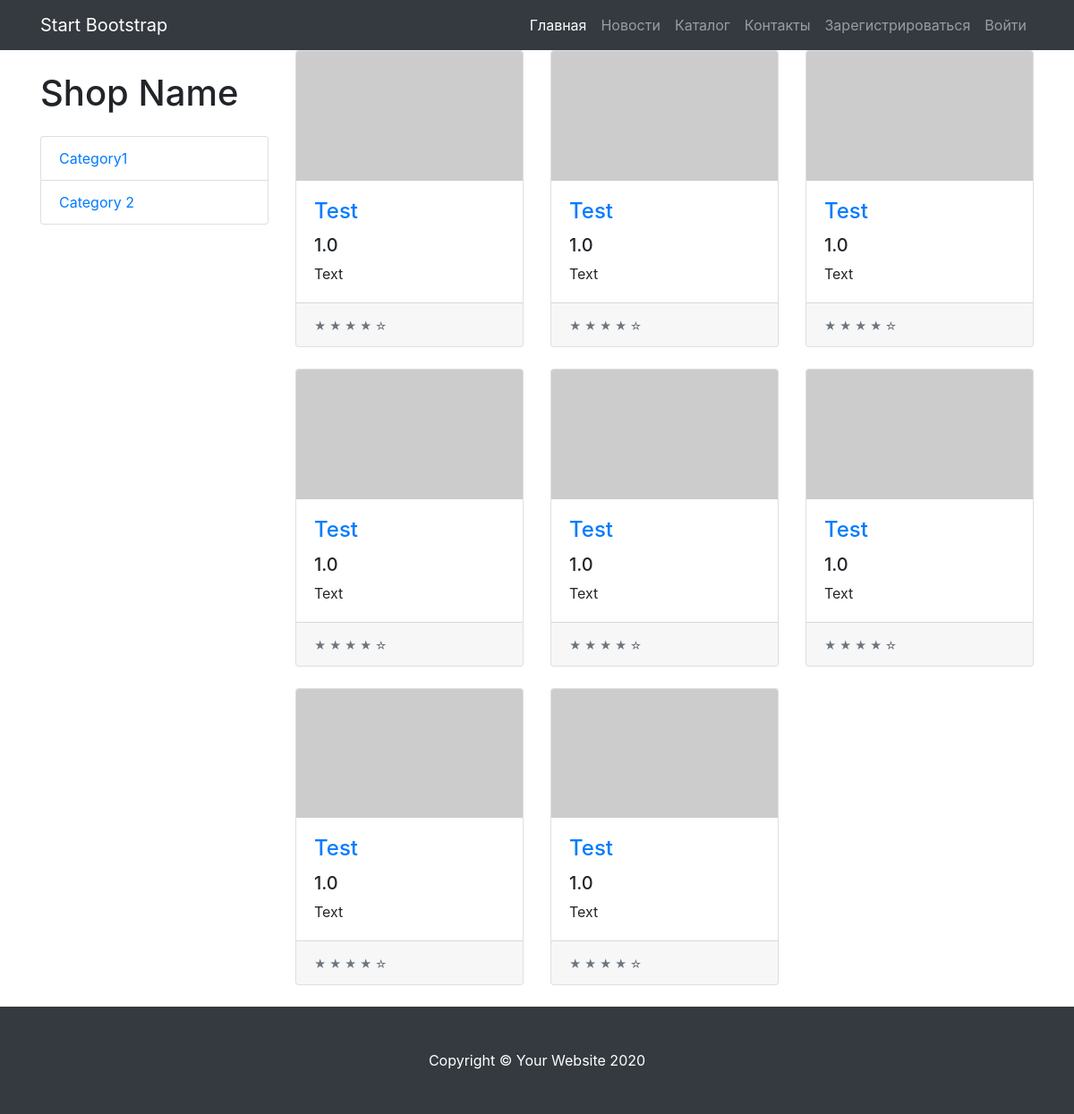
/products, run on an earlier commit of the app's database.
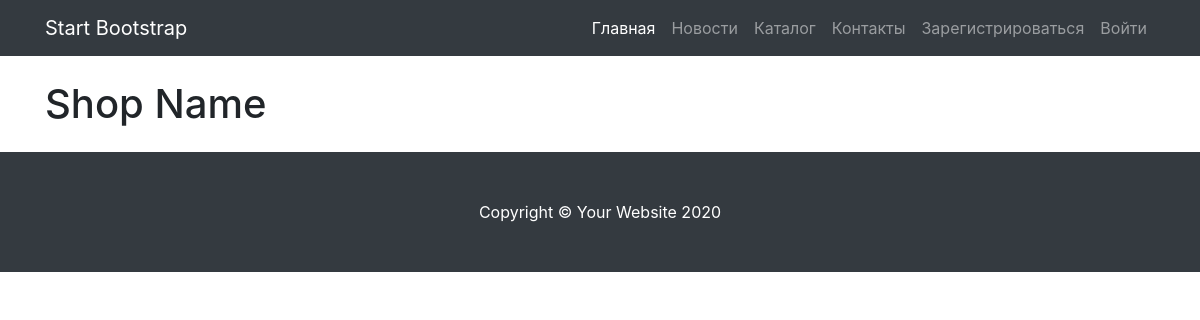
And on a later commit of the database.
### data/categories.py (models this page shows)
class Categories(SqlAlchemyBase):
    __tablename__ = 'categories'
    id = sqlalchemy.Column(sqlalchemy.Integer, primary_key=True, autoincrement=True)
    title = sqlalchemy.Column(sqlalchemy.String, nullable=True)
    content = sqlalchemy.Column(sqlalchemy.String, nullable=True)
    products = orm.relation("ProductCategories", back_populates="category")

### data/product.py (models this page shows, shortened)
class Product(SqlAlchemyBase):
    __tablename__ = 'products'
    id = sqlalchemy.Column(sqlalchemy.Integer, primary_key=True, autoincrement=True)
    title = sqlalchemy.Column(sqlalchemy.String, nullable=True)
    photo_1 = sqlalchemy.Column(sqlalchemy.String, nullable=True)
    photo_2 = sqlalchemy.Column(sqlalchemy.String, nullable=True)
    photo_3 = sqlalchemy.Column(sqlalchemy.String, nullable=True)
    descript = sqlalchemy.Column(sqlalchemy.String, nullable=True)
    price = sqlalchemy.Column(sqlalchemy.Float, nullable=False)
    content = sqlalchemy.Column(sqlalchemy.String, nullable=True)
    rating = sqlalchemy.Column(sqlalchemy.Float, default= 0, nullable=False)
    created_date = sqlalchemy.Column(sqlalchemy.DateTime,
                                     default=datetime.datetime.now)
    categories = orm.relation("ProductCategories", back_populates="product")

### main.py (the view, shortened to what this page needs)
@app.route('/products')
def product():
    category = request.args.get("category", None)
    db_sess = db_session.create_session()
    cat = db_sess.query(Categories)
    if not category:
        data = db_sess.query(Product)
        return render_template("product.html",
                               products=data,
                               categories=cat,
                               title="Товары")

### data/db_session.py (called while the page is built)
def create_session() -> Session:
    global __factory
    return __factory()

### templates/product.html
{% extends "base.html" %}
{% block content %}
<div class="row">
      <div class="col-lg-3">
        <h1 class="my-4">Shop Name</h1>
        <div class="list-group">
            {% for cat in categories %}
          <a href="./products?category={{cat.id}}" class="list-group-item">{{cat.title}}</a>
            {% endfor %}
        </div>
      </div>
      <div class="col-lg-9">
          <div class="row">
              {% for item in products %}
          <div class="col-lg-4 col-md-6 mb-4">
            <div class="card h-100">
              <a href="./products/{{item.id}}"><img class="card-img-top" src="http://placehold.it/700x400" alt=""></a>
              <div class="card-body">
                <h4 class="card-title">
                  <a href="./products/{{item.id}}">{{item.title}}</a>
                </h4>
                <h5>{{item.price}}</h5>
                <p class="card-text">{{item.descript}}</p>
              </div>
              <div class="card-footer">
                <small class="text-muted">&#9733; &#9733; &#9733; &#9733; &#9734;</small>
              </div>
            </div>
          </div>
              {%endfor%}
          </div>
      </div>
</div>
{% endblock %}

### templates/base.html (shortened to what this page needs)
<!DOCTYPE html>
<html lang="en">
<head>
    <link rel="stylesheet"
          href="https://stackpath.bootstrapcdn.com/bootstrap/4.4.1/css/bootstrap.min.css"
>
  <link  rel="stylesheet"
         href="https://maxcdn.bootstrapcdn.com/font-awesome/4.3.0/css/font-awesome.min.css">
  <link href="{{ url_for('static', filename='css/shop-homepage.css') }}" rel="stylesheet">
  <link href="{{ url_for('static', filename='css/comments.css') }}" rel="stylesheet" />
</head>
<body>
  <nav class="navbar navbar-expand-lg navbar-dark bg-dark fixed-top">
    <div class="container">
      <a class="navbar-brand" href="#">Start Bootstrap</a>
      <div class="collapse navbar-collapse" id="navbarResponsive">
        <ul class="navbar-nav ml-auto">
          <li class="nav-item active">
            <a class="nav-link" href="/">Главная
            </a>
          </li>
          <li class="nav-item">
            <a class="nav-link" href="/news">Новости</a>
          </li>
          <li class="nav-item">
            <a class="nav-link" href="/products">Каталог</a>
          </li>
          <li class="nav-item">
            <a class="nav-link" href="#">Контакты</a>
          </li>
          {% if current_user.is_authenticated %}
          <li class="nav-item">
            <a class="nav-link" href="/order">Мои Заказы</a>
          </li>
          <li class="nav-item">
            <a class="nav-link danger" href="/logout">{{ current_user.name }}</a>
          </li>
          {% else %}
          <li class="nav-item">
            <a class="nav-link primary" href="/register">Зарегистрироваться</a>
          </li>
          <li class="nav-item">
            <a class="nav-link" href="/login">Войти</a>
          </li>
      {% endif %}
        </ul>
      </div>
    </div>
  </nav>
  <div class="container">
    {% block content %}
    {% endblock %}
  </div>
  <footer class="py-5 bg-dark">
    <div class="container">
      <p class="m-0 text-center text-white">Copyright &copy; Your Website 2020</p>
    </div>
  </footer>
</body>
</html>

### static/css/shop-homepage.css (style rules this page uses)
body { padding-top: 56px; }

What changed in the data, as far as the page shows it:
removed Categories: title "Category1"
removed Categories: title "Category 2"
removed Product: title "Test", price "1.0", descript "Text"
removed Product: title "Test", price "1.0", descript "Text"
removed Product: title "Test", price "1.0", descript "Text"
removed Product: title "Test", price "1.0", descript "Text"
removed Product: title "Test", price "1.0", descript "Text"
removed Product: title "Test", price "1.0", descript "Text"
removed Product: title "Test", price "1.0", descript "Text"
removed Product: title "Test", price "1.0", descript "Text"
